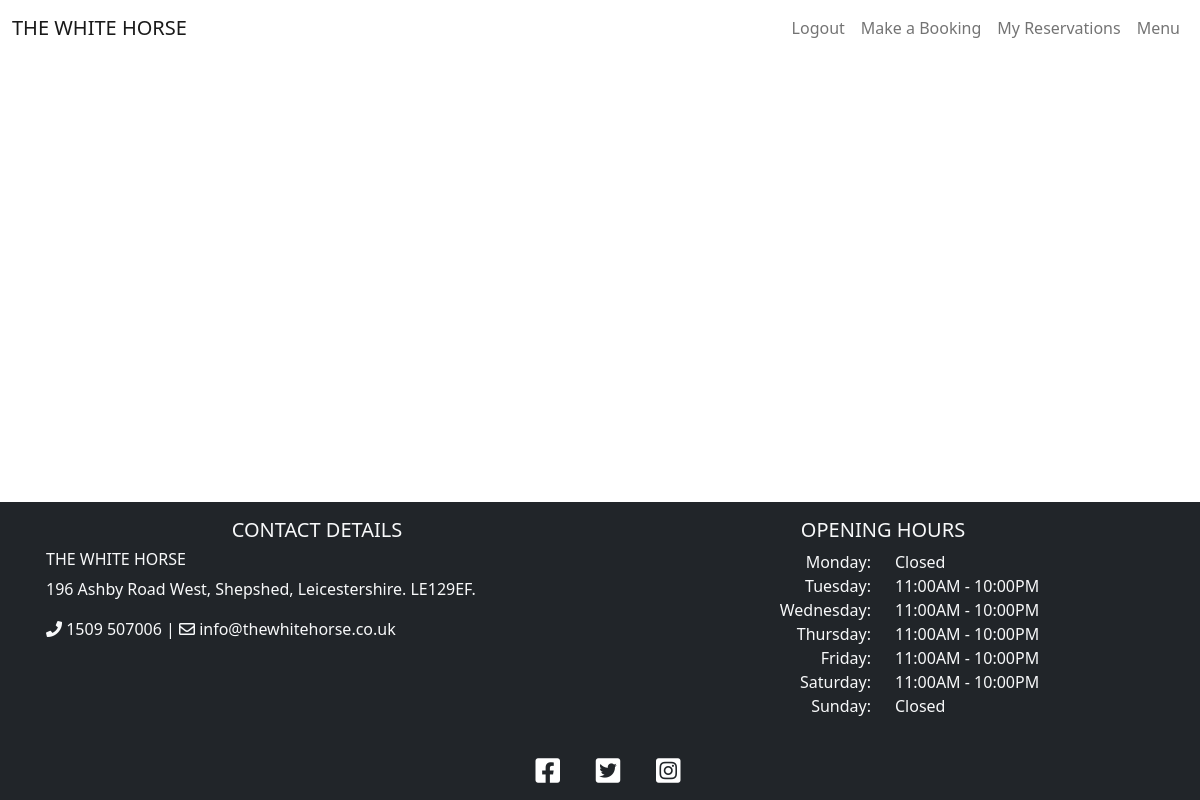
The page /reservations (signed in) on the database as committed earlier.
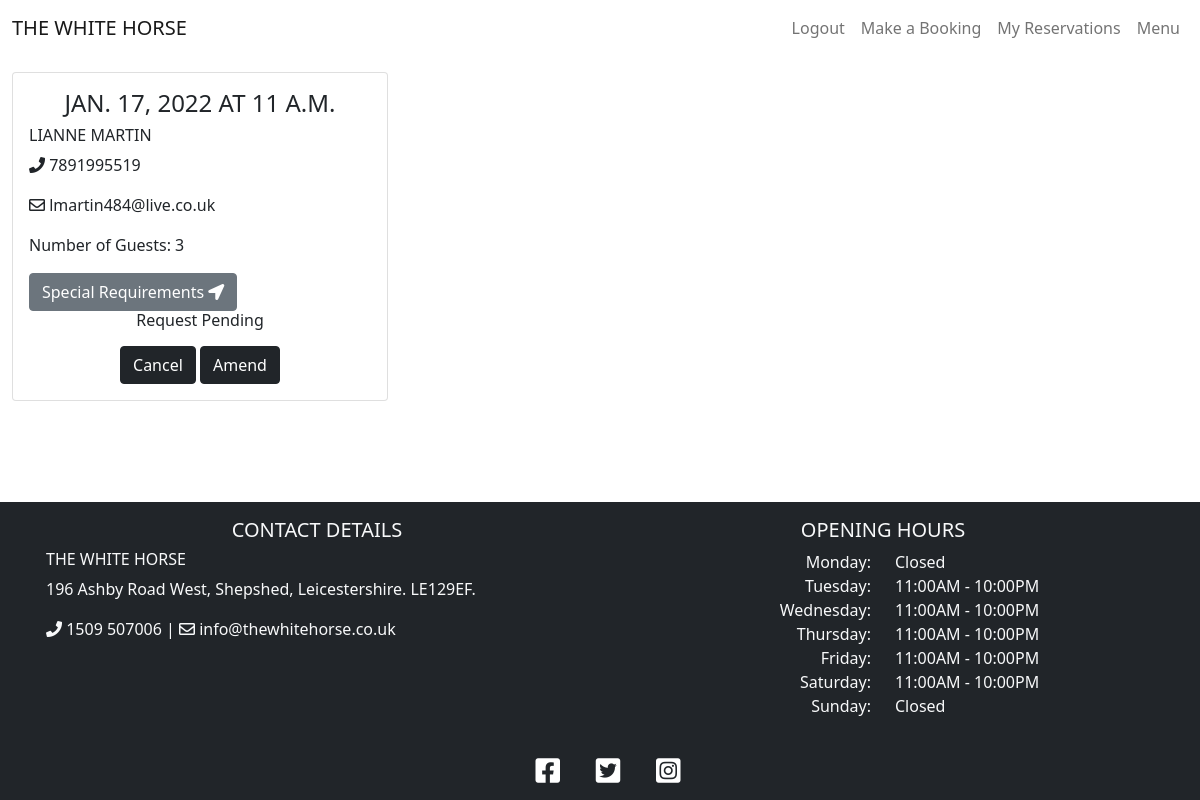
The same page on the database as committed later.
### booking/models.py (models this page shows, shortened)
class Booking(models.Model):
    user = models.ForeignKey(User, on_delete=models.CASCADE)
    lead = models.CharField(max_length=200, blank=False)
    email = models.CharField(max_length=200, blank=False)
    mobile = models.IntegerField(blank=False)
    date = models.DateField(blank=False)
    time = models.TimeField(blank=False)
    arrival = models.DateTimeField(blank=True, null=True)
    notes = models.TextField(max_length=200)
    guests = models.PositiveIntegerField(blank=False)
    status = models.IntegerField(choices=STATUS, default=0)
    class Meta:
        ordering = ['-date']

### booking/views.py (the view)
# urls.py: path('reservations', views.ReservationList.as_view(), name='reservations'),
class ReservationList(generic.ListView):
    model = Booking
    paginate_by = 6
    def get(self, request, *args, **kwargs):
        reservations = Booking.objects.filter(user=request.user)
        return render(
            request, 'reservations.html',
            {
                'reservations': reservations,
            },
        )

### templates/reservations.html (shortened to what this page needs)
{% extends "base.html" %}
{% block content %}
<div class="container-fluid mb-3">
    <div class="row">
        <div class="col-12 mt-3 left">
            <div class="row">
                {% for reservation in reservations %}
                <div class="col-md-4">
                    <div class="card mb-4">
                        <div class="card-body">
                            <h4 class='card-title text-uppercase text-center'>{{ reservation.date }} at
                                {{ reservation.time }}</h4>
                            <h6 class="text-uppercase">{{ reservation.lead }}</h6>
                            <div class='card-text'>
                                <p><i class="fas fa-phone"></i> {{ reservation.mobile }}</p>
                                <p><i class="far fa-envelope"></i> {{ reservation.email }}</p>
                                <p>Number of Guests: {{ reservation.guests }}</p>
                                <button data-bs-toggle='modal' data-bs-target='#notes' class="btn btn-secondary">Special
                                    Requirements <i class="fas fa-location-arrow"></i></button>
                                <div class='text-center h6'>
                                    {% if reservation.status == 1 %}
                                    <p>Reservation Accepted</p>
                                    {% elif reservation.status == 2 %}
                                    <p>Reservation Declined</p>
                                    {% else %}
                                    <p>Request Pending</p>
                                    {% endif %}
                                </div>
                            </div>
                            <div class='text-center'>
                                <a href="/cancel/{{ reservation.id }}"><button class="btn btn-dark">Cancel</button></a>
                                <a href="/amend/{{ reservation.id }}"><button class="btn btn-dark">Amend</button></a>
                            </div>
                        </div>
                    </div>
                </div>
                    {% endfor %}
                </div>
        </div>
    </div>
</div>
{%endblock%}

### templates/base.html (shortened to what this page needs)
{% load static %}
<!DOCTYPE html>
<html lang="en">
<head>
    <link rel="stylesheet" href="https://cdnjs.cloudflare.com/ajax/libs/font-awesome/5.15.3/css/all.min.css">
    <link href="https://cdn.jsdelivr.net/npm/bootstrap@5.0.1/dist/css/bootstrap.min.css" rel="stylesheet"
>
    <link rel="stylesheet" href="https://cdnjs.cloudflare.com/ajax/libs/jquery-datetimepicker/2.5.20/jquery.datetimepicker.min.css" />
    <link rel="stylesheet" href="{% static 'css/style.css' %}">
</head>
<body class="site">
    <header>
        <nav class="navbar sticky-top navbar-expand-lg navbar-light">
            <div class="container-fluid">
                <a class="navbar-brand text-uppercase" href="{% url 'index' %}">The White Horse</a>
                <div class="collapse navbar-collapse" id="navbarNav">
                    <ul class="navbar-nav ms-auto">
                        {% if user.is_authenticated %}
                        <li class="nav-item">
                            <a class="nav-link" href="{% url 'account_logout' %}">Logout</a>
                        </li>
                        {% endif %}
                        {% if user.is_authenticated %}
                        <li class="nav-item">
                            <a class="nav-link" href="{% url 'booking' %}">Make a Booking</a>
                        </li>
                        <li class="nav-item">
                            <a class="nav-link" href="{% url 'reservations' %}">My Reservations</a>
                        </li>
                        {% else %}
                        <li class="nav-item">
                            <a class="nav-link" href="{% url 'account_signup' %}">Make a Booking</a>
                        </li>
                        {% endif %}
                        <li class="nav-item">
                            <a class="nav-link" href="#">Menu</a>
                        </li>
                    </ul>
                </div>
            </div>
        </nav>
    </header>
    <main class="site-content">
        {% block content %}
        {% endblock content %}
    </main>
    <footer class="footer bg-dark text-light text-lg-start text-center">
        <div class="container p-3">
            <div class="row">
                <div class="col-lg-6 col-md-12 mb-4 mb-md-0">
                    <h5 class="text-uppercase text-center">Contact Details</h5>
                    <h6 class="text-uppercase">The White Horse</h6>
                    <p>
                        196 Ashby Road West, Shepshed, Leicestershire. LE129EF.
                    </p>
                    <p>
                        <i class="fas fa-phone"></i> 1509 507006 | <i class="far fa-envelope"></i> info@thewhitehorse.co.uk
                    </p>
                </div>
                <div class="col-lg-6 col-md-12 mb-4 mb-md-0">
                    <h5 class="text-uppercase text-center">Opening Hours</h5>
                    <div class="row">
                        <div class="col">
                            <ul class="text-lg-end text-center list-unstyled">
                                <li>
                                    Monday:
                                </li>
                                <li>
                                    Tuesday:
                                </li>
                                <li>
                                    Wednesday:
                                </li>
                                <li>
                                    Thursday:
                                </li>
                                <li>
                                    Friday:
                                </li>
                                <li>
                                    Saturday:
                                </li>
                                <li>
                                    Sunday:
                                </li>
                            </ul>
                        </div>
                        <div class="col">
                            <ul class="list-unstyled">
                                <li>
                                    Closed
                                </li>
                                <li>
                                    11:00AM - 10:00PM
                                </li>
                                <li>
                                    11:00AM - 10:00PM
                                </li>
                                <li>
                                    11:00AM - 10:00PM
                                </li>
                                <li>
                                    11:00AM - 10:00PM
                                </li>
                                <li>
                                    11:00AM - 10:00PM
                                </li>
                                <li>
                                    Closed
                                </li>
                            </ul>
                        </div>
                    </div>
                </div>
            </div>
        </div>
        <div class="text-center">
            <a href="https://en-gb.facebook.com/" target="_blank" rel="noopener" class="badge badge-light"
                aria-label="visit our Facebook page (opens in a new tab)"><i
                    class="fab fa-facebook-square ms-3 h3"></i></a>
            <a href="https://twitter.com/" target="_blank" rel="noopener" class="badge badge-light"
                aria-label="visit our Twitter page (opens in a new tab)"><i
                    class="fab fa-twitter-square ms-3 h3"></i></a>
            <a href="https://www.instagram.com/" target="_blank" rel="noopener" class="badge badge-light"
                aria-label="visit our Instagram page (opens in a new tab)"><i
                    class="fab fa-instagram-square ms-3 h3"></i></a>
        </div>
    </footer>
</body>
</html>

### static/css/style.css (style rules this page uses)
body { background-color: white; }
header { background-color: white; }
.site { display: flex; min-height: 100vh; flex-direction: column; }
.site-content { flex: 1; width: 100%; height: 100%; }

Rows that differ between the two databases and show on the page:
added Booking: date "JAN. 17, 2022", time "11 A.M.", lead "LIANNE MARTIN", mobile "7891995519", email "lmartin484@live.co.uk", guests "3", status "Request Pending"
